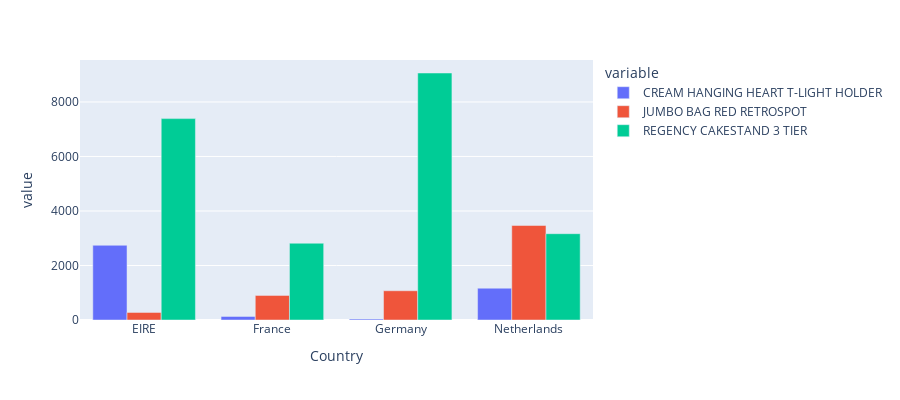

Notebook code for this chart:
### Code cell
# Traces
traces = px.bar(rvn_country, x=rvn_country.index, y=['CREAM HANGING HEART T-LIGHT HOLDER', 'JUMBO BAG RED RETROSPOT', 'REGENCY CAKESTAND 3 TIER'], barmode='group',
             height=400)
traces.show()
# Layout

### Figure 1 — Plotly figure (JSON) as saved in the notebook; plotly's stock layout.template omitted (floating-point values rounded to 4 significant figures)
{"data": [{"alignmentgroup": "True", "hovertemplate": "variable=CREAM HANGING HEART T-LIGHT HOLDER<br>Country=%{x}<br>value=%{y}<extra></extra>", "legendgroup": "CREAM HANGING HEART T-LIGHT HOLDER", "marker": {"color": "#636efa", "pattern": {"shape": ""}}, "name": "CREAM HANGING HEART T-LIGHT HOLDER", "offsetgroup": "CREAM HANGING HEART T-LIGHT HOLDER", "orientation": "v", "showlegend": true, "textposition": "auto", "type": "bar", "x": ["EIRE", "France", "Germany", "Netherlands"], "xaxis": "x", "y": [2741.0, 131.8, 35.4, 1167], "yaxis": "y"}, {"alignmentgroup": "True", "hovertemplate": "variable=JUMBO BAG RED RETROSPOT<br>Country=%{x}<br>value=%{y}<extra></extra>", "legendgroup": "JUMBO BAG RED RETROSPOT", "marker": {"color": "#EF553B", "pattern": {"shape": ""}}, "name": "JUMBO BAG RED RETROSPOT", "offsetgroup": "JUMBO BAG RED RETROSPOT", "orientation": "v", "showlegend": true, "textposition": "auto", "type": "bar", "x": ["EIRE", "France", "Germany", "Netherlands"], "xaxis": "x", "y": [278.7, 903.4, 1073.0, 3468], "yaxis": "y"}, {"alignmentgroup": "True", "hovertemplate": "variable=REGENCY CAKESTAND 3 TIER<br>Country=%{x}<br>value=%{y}<extra></extra>", "legendgroup": "REGENCY CAKESTAND 3 TIER", "marker": {"color": "#00cc96", "pattern": {"shape": ""}}, "name": "REGENCY CAKESTAND 3 TIER", "offsetgroup": "REGENCY CAKESTAND 3 TIER", "orientation": "v", "showlegend": true, "textposition": "auto", "type": "bar", "x": ["EIRE", "France", "Germany", "Netherlands"], "xaxis": "x", "y": [7389.0, 2817.0, 9062.0, 3166.0], "yaxis": "y"}], "layout": {"barmode": "group", "height": 400, "legend": {"title": {"text": "variable"}, "tracegroupgap": 0}, "margin": {"t": 60}, "xaxis": {"anchor": "y", "domain": [0, 1], "title": {"text": "Country"}}, "yaxis": {"anchor": "x", "domain": [0, 1], "title": {"text": "value"}}}}
